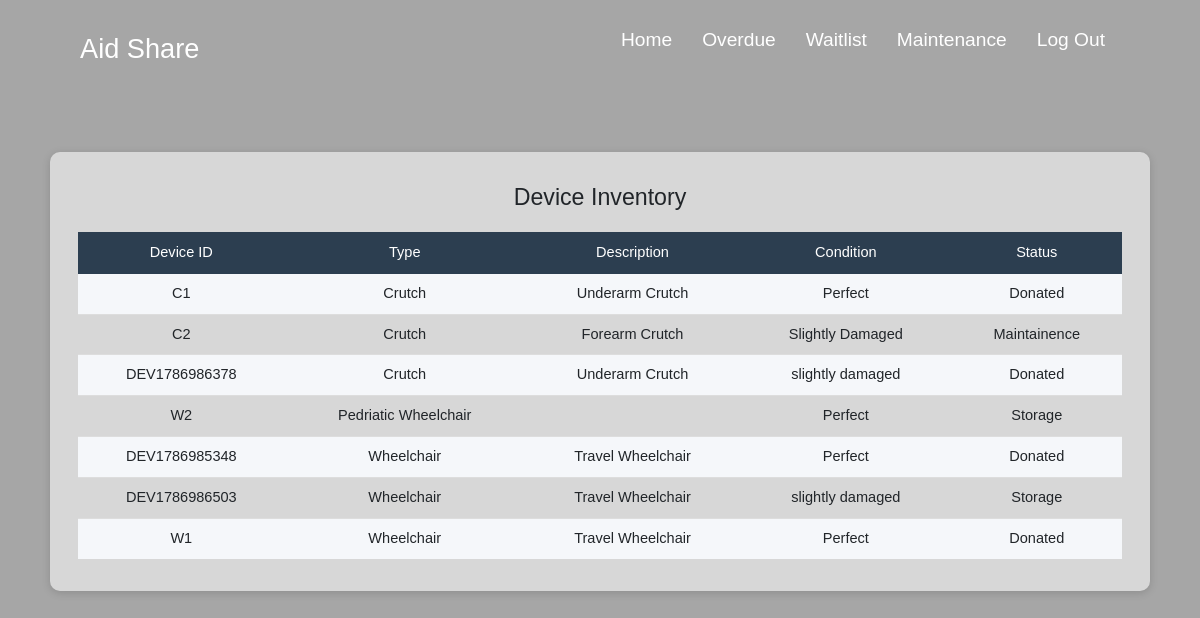
The page /coordinator.php (signed in) on the database its author committed.
### tables this page shows
CREATE TABLE `device` (
  `DEVICE_ID` varchar(100) NOT NULL,
  `DEVICE_CONDITION` varchar(300) NOT NULL,
  `STATUS` varchar(300) NOT NULL,
  `DONATION_ID` varchar(100) NOT NULL
);

CREATE TABLE `donations` (
  `DONATION_ID` varchar(100) NOT NULL,
  `DONATION_DATE` date NOT NULL,
  `DEVICE_TYPE` varchar(200) NOT NULL,
  `DESCRIPTION_TEXT` varchar(300) NOT NULL,
  `DONOR_ID` varchar(100) NOT NULL
);

### coordinator.php (the view, shortened to what this page needs)
<?php
require_once('DBconnect.php');
$deviceSql = "
    SELECT d.DEVICE_ID, dn.DEVICE_TYPE, dn.DESCRIPTION_TEXT,
           d.DEVICE_CONDITION, d.STATUS
    FROM device d
    JOIN donations dn ON d.DONATION_ID = dn.DONATION_ID
    ORDER BY dn.DEVICE_TYPE, d.DEVICE_ID";
$deviceResult = mysqli_query($conn, $deviceSql);
?>
<!DOCTYPE html>
<html lang="en">
<head>
  <link rel="stylesheet" href="css/bootstrap.min.css"/>
  <link rel="stylesheet" href="css/font-awesome.min.css"/>
  <link rel="stylesheet" href="css/animate.min.css"/>
  <link href="css/style.css" rel="stylesheet"/>
</head>
<body>
<header>
  <nav>
    <div class="nav_logo"><h1><a href="home.php">Aid Share</a></h1></div>
    <ul class="nav_link">
      <li><a href="home.php" onclick="closeAll()">Home</a></li>
      <li><a href="#" class="nav-tab-link" onclick="toggle('overdue',this)">Overdue</a></li>
      <li><a href="#" class="nav-tab-link" onclick="toggle('waitlist',this)">Waitlist</a></li>
      <li><a href="#" class="nav-tab-link" onclick="toggle('maintenance',this)">Maintenance</a></li>
      <li><a href="logout.php">Log Out</a></li>
    </ul>
  </nav>
</header>
<main>
  <div class="device-main">
    <h2>Device Inventory</h2>
    <?php if(!$deviceResult || mysqli_num_rows($deviceResult) === 0): ?>
      <p class="empty-note">No devices in the system yet.</p>
    <?php else: ?>
    <table class="coord-table">
      <tr><th>Device ID</th><th>Type</th><th>Description</th><th>Condition</th><th>Status</th></tr>
      <?php while($row = mysqli_fetch_assoc($deviceResult)): ?>
      <tr>
        <td><?php echo htmlspecialchars($row['DEVICE_ID']); ?></td>
        <td><?php echo htmlspecialchars($row['DEVICE_TYPE']); ?></td>
        <td><?php echo htmlspecialchars($row['DESCRIPTION_TEXT']); ?></td>
        <td><?php echo htmlspecialchars($row['DEVICE_CONDITION']); ?></td>
        <td><?php echo htmlspecialchars($row['STATUS']); ?></td>
      </tr>
      <?php endwhile; ?>
    </table>
    <?php endif; ?>
  </div>
</main>
</body>
</html>

### style.css (style rules this page uses)
* { margin: 0; padding: 0; box-sizing: border-box; }
html, body { height: 100%; font-family: "Fredoka", sans-serif; font-optical-sizing: auto; font-weight: 300; font-style: normal; background-image: linear-gradient(rgba(0, 0, 0, 0.35), rgba(0, 0, 0, 0.35)), url("../img/assistive.png.jpg"); background-size: cover; background-position: center; }
header { padding: 0 10vh; }
nav { display: flex; justify-content: space-between; align-items: center; padding: 20px 0; }
.nav_logo h1 a { color: white; text-decoration: none; font-size: 1.7rem; font-weight: 500; }
.nav_link { display: flex; list-style: none; }
.nav_link li { padding: 0 15px; }
.nav_link a { color: white; text-decoration: none; font-size: 1.2rem; transition: color 0.3s ease; }
main { display: block; width: 100%; padding: 20px 0 60px; }
.device_table, .coord-table { width: 100%; border-collapse: collapse; margin-top: 10px; font-size: 0.92rem; }
.device_table th, .coord-table th { background-color: #2c3e50; color: #fff; padding: 11px 14px; text-align: center; font-weight: 500; white-space: nowrap; }
.device_table td, .coord-table td { padding: 10px 14px; border-bottom: 1px solid #ddd; text-align: center; }
.device_table tr:last-child td, .coord-table tr:last-child td { border-bottom: none; }
.device_table tr:nth-child(even) td, .coord-table tr:nth-child(even) td { background-color: rgba(255, 255, 255, 0.35); }

### coordinator.php (style rules this page uses)
.device-main { max-width:1100px; margin:36px auto 60px; padding:32px 28px; background:rgba(255,255,255,0.55); border-radius:10px; box-shadow:0 2px 8px rgba(0,0,0,0.15); }
.device-main h2 { text-align:center; font-weight:500; font-size:1.45rem; margin-bottom:20px; }
.coord-table { width:100%; border-collapse:collapse; font-size:.91rem; }
.coord-table th { background:#2c3e50; color:#fff; padding:10px 14px; text-align:center; white-space:nowrap; }
.coord-table td { padding:9px 14px; text-align:center; border-bottom:1px solid #ddd; }
.coord-table tr:last-child td { border-bottom:none; }
.coord-table tr:nth-child(even) td { background:#f5f7fa; }

### rows shown on the page
device: DEVICE_ID "C1", DONATION_ID.DEVICE_TYPE "Crutch", DONATION_ID.DESCRIPTION_TEXT "Underarm Crutch", DEVICE_CONDITION "Perfect", STATUS "Donated"
device: DEVICE_ID "C2", DONATION_ID.DEVICE_TYPE "Crutch", DONATION_ID.DESCRIPTION_TEXT "Forearm Crutch", DEVICE_CONDITION "Slightly Damaged", STATUS "Maintainence"
device: DEVICE_ID "DEV1786986378", DONATION_ID.DEVICE_TYPE "Crutch", DONATION_ID.DESCRIPTION_TEXT "Underarm Crutch", DEVICE_CONDITION "slightly damaged", STATUS "Donated"
device: DEVICE_ID "W2", DONATION_ID.DEVICE_TYPE "Pedriatic Wheelchair", DEVICE_CONDITION "Perfect", STATUS "Storage"
device: DEVICE_ID "DEV1786985348", DONATION_ID.DEVICE_TYPE "Wheelchair", DONATION_ID.DESCRIPTION_TEXT "Travel Wheelchair", DEVICE_CONDITION "Perfect", STATUS "Donated"
device: DEVICE_ID "DEV1786986503", DONATION_ID.DEVICE_TYPE "Wheelchair", DONATION_ID.DESCRIPTION_TEXT "Travel Wheelchair", DEVICE_CONDITION "slightly damaged", STATUS "Storage"
device: DEVICE_ID "W1", DONATION_ID.DEVICE_TYPE "Wheelchair", DONATION_ID.DESCRIPTION_TEXT "Travel Wheelchair", DEVICE_CONDITION "Perfect", STATUS "Donated"
